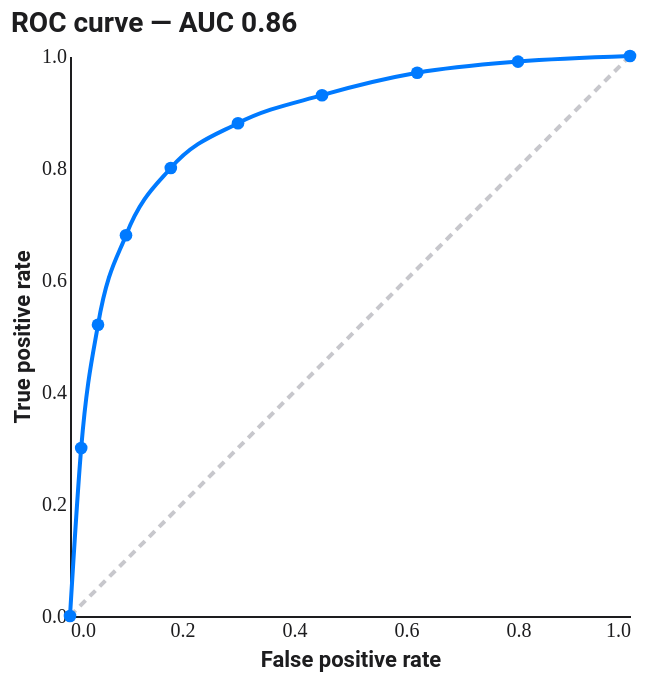

Write the Vega-Lite specification saved for this chart.
### Vega-Lite specification from a JSON file in a GitHub repository (floating-point values rounded to 4 significant figures)
{"$schema": "https://vega.github.io/schema/vega-lite/v5.json", "config": {"background": "#FFFFFF", "font": "Roboto, Roboto Serif, Roboto Mono, system-ui, sans-serif", "view": {"stroke": null, "cornerRadius": 10}, "axis": {"domain": true, "domainColor": "#1D1D1F", "labelColor": "#1D1D1F", "titleColor": "#1D1D1F", "grid": false, "ticks": false, "labelFont": "Roboto Mono", "titleFont": "Roboto"}, "axisTop": {"domain": false, "domainColor": null, "labels": false, "ticks": false, "title": null}, "axisRight": {"domain": false, "domainColor": null, "labels": false, "ticks": false, "title": null}, "legend": {"titleFont": "Roboto", "labelFont": "Roboto", "labelColor": "#1D1D1F", "titleColor": "#1D1D1F"}, "title": {"font": "Roboto", "fontSize": 14, "color": "#1D1D1F", "subtitleFont": "Roboto", "subtitleColor": "#1D1D1F"}, "range": {"category": ["#FF3B30", "#FF9500", "#FFCC00", "#28CD41", "#79DBDC", "#007AFF", "#AF52DE", "#FF2D55"]}, "bar": {"cornerRadiusEnd": 4}, "line": {"strokeWidth": 2}, "point": {"filled": true, "size": 40}}, "width": 280, "height": 280, "title": {"text": "ROC curve — AUC 0.86", "anchor": "start"}, "layer": [{"data": {"values": [{"x": 0, "y": 0}, {"x": 1, "y": 1}]}, "mark": {"type": "line", "color": "#C7C7CC", "strokeDash": [4, 3]}, "encoding": {"x": {"field": "x", "type": "quantitative"}, "y": {"field": "y", "type": "quantitative"}}}, {"data": {"values": [{"fpr": 0.0, "tpr": 0.0}, {"fpr": 0.02, "tpr": 0.3}, {"fpr": 0.05, "tpr": 0.52}, {"fpr": 0.1, "tpr": 0.68}, {"fpr": 0.18, "tpr": 0.8}, {"fpr": 0.3, "tpr": 0.88}, {"fpr": 0.45, "tpr": 0.93}, {"fpr": 0.62, "tpr": 0.97}, {"fpr": 0.8, "tpr": 0.99}, {"fpr": 1.0, "tpr": 1.0}]}, "mark": {"type": "line", "color": "#007AFF", "point": {"filled": true, "color": "#007AFF"}, "interpolate": "monotone"}, "encoding": {"x": {"field": "fpr", "type": "quantitative", "scale": {"domain": [0, 1]}, "axis": {"title": "False positive rate"}}, "y": {"field": "tpr", "type": "quantitative", "scale": {"domain": [0, 1]}, "axis": {"title": "True positive rate"}}}}]}
